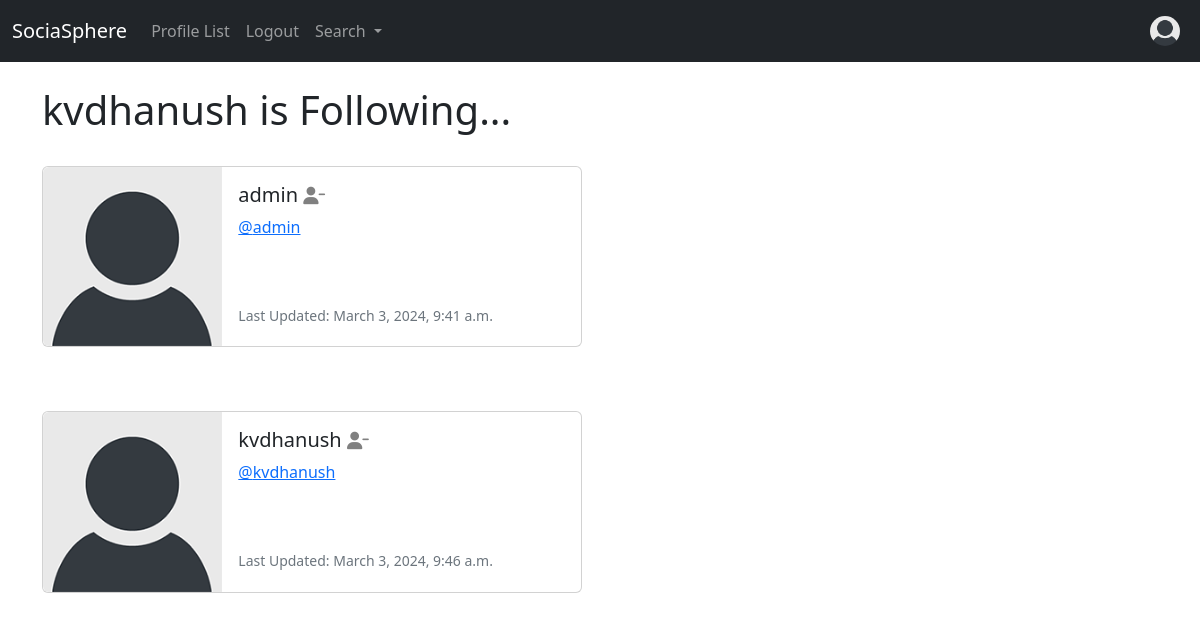
The page /profile/follows/2 (signed in) on the database its author committed.
### dashboard/models.py (models this page shows, shortened)
class Profile(models.Model):
    user = models.OneToOneField(User, on_delete=models.CASCADE)
    follows = models.ManyToManyField("self",
                                     related_name="followed_by",
                                     symmetrical=False,
                                     blank=True)
    date_modified = models.DateTimeField(User, auto_now=True)
    profile_image = models.ImageField(
        null=True, blank=True, upload_to="images/")
    profile_bio = models.CharField(null=True, blank=True, max_length=500)
    homepage_link = models.CharField(null=True, blank=True, max_length=100)
    facebook_link = models.CharField(null=True, blank=True, max_length=100)
    instagram_link = models.CharField(null=True, blank=True, max_length=100)
    linkedin_link = models.CharField(null=True, blank=True, max_length=100)

### dashboard/views.py (the view)
# urls.py: path('profile/follows/<int:pk>', views.follows, name='follows'),
def follows(request, pk):
    if request.user.is_authenticated:
        if request.user.id == pk:
            profiles = Profile.objects.get(user_id=pk)
            return render(request, 'follows.html', {"profiles": profiles})
        else:
            messages.success(request, ("That's Not Your Profile Page..."))
            return redirect('home')
    else:
        messages.success(
            request, ("You Must Be Logged In To View This Page..."))
        return redirect('home')

### dashboard/templates/follows.html
{% extends 'base.html' %}
{% load static %}
{% block content %}
    <h1>{{ request.user.username }} is Following...</h1>
    <br/>
    {% if profiles %}
        {% for profile in profiles.follows.all %}
            <div class="card mb-3" style="max-width: 540px;">
                <div class="row g-0">
                    <div class="col-md-4">
                        {% if profile.profile_image %}
                            <img src="{{ profile.profile_image.url }}" width=200 height=200 class="img-fluid rounded-start" alt="{{profile.user.username}}">
                        {% else %}
                            <img src="{% static 'images/default_profile_pic.png' %}" class="img-fluid rounded-start" alt="Profile Image">
                        {% endif %}
                    </div>
                    <div class="col-md-8">
                        <div class="card-body">
                            <h5 class="card-title">{{ profile.user.username }}
                                {% if profile in profiles.follows.all %}
                                    <a href="{% url 'unfollow' profile.user.id %}">
                                        <i class="fa fa-user-minus small" style="color:gray"></i>
                                    </a>
                                {% else %}
                                    <a href="{% url 'follow' profile.user.id %}">
                                        <i class="fa fa-user-plus small" style="color:gray"></i>
                                    </a>
                                {% endif %}
                            </h5>
                            <p class="card-text"><a href="{% url 'profile' profile.user.id %}">@{{ profile.user.username|lower }}</a></p>
                            <br/><br/>
                            <p class="card-text"><small class="text-muted">Last Updated: {{ profile.date_modified }}</small></p>
                        </div>
                    </div>
                </div>
            </div>
            <br/><br/>
        {% endfor %}
    {% endif %}
{% endblock %}

### rows shown on the page
Profile: user.username "admin", date_modified "March 3, 2024, 9:41 a.m."
Profile: user.username "kvdhanush", date_modified "March 3, 2024, 9:46 a.m."

### other values the page prints
{{ request.user.username }} "kvdhanush"
